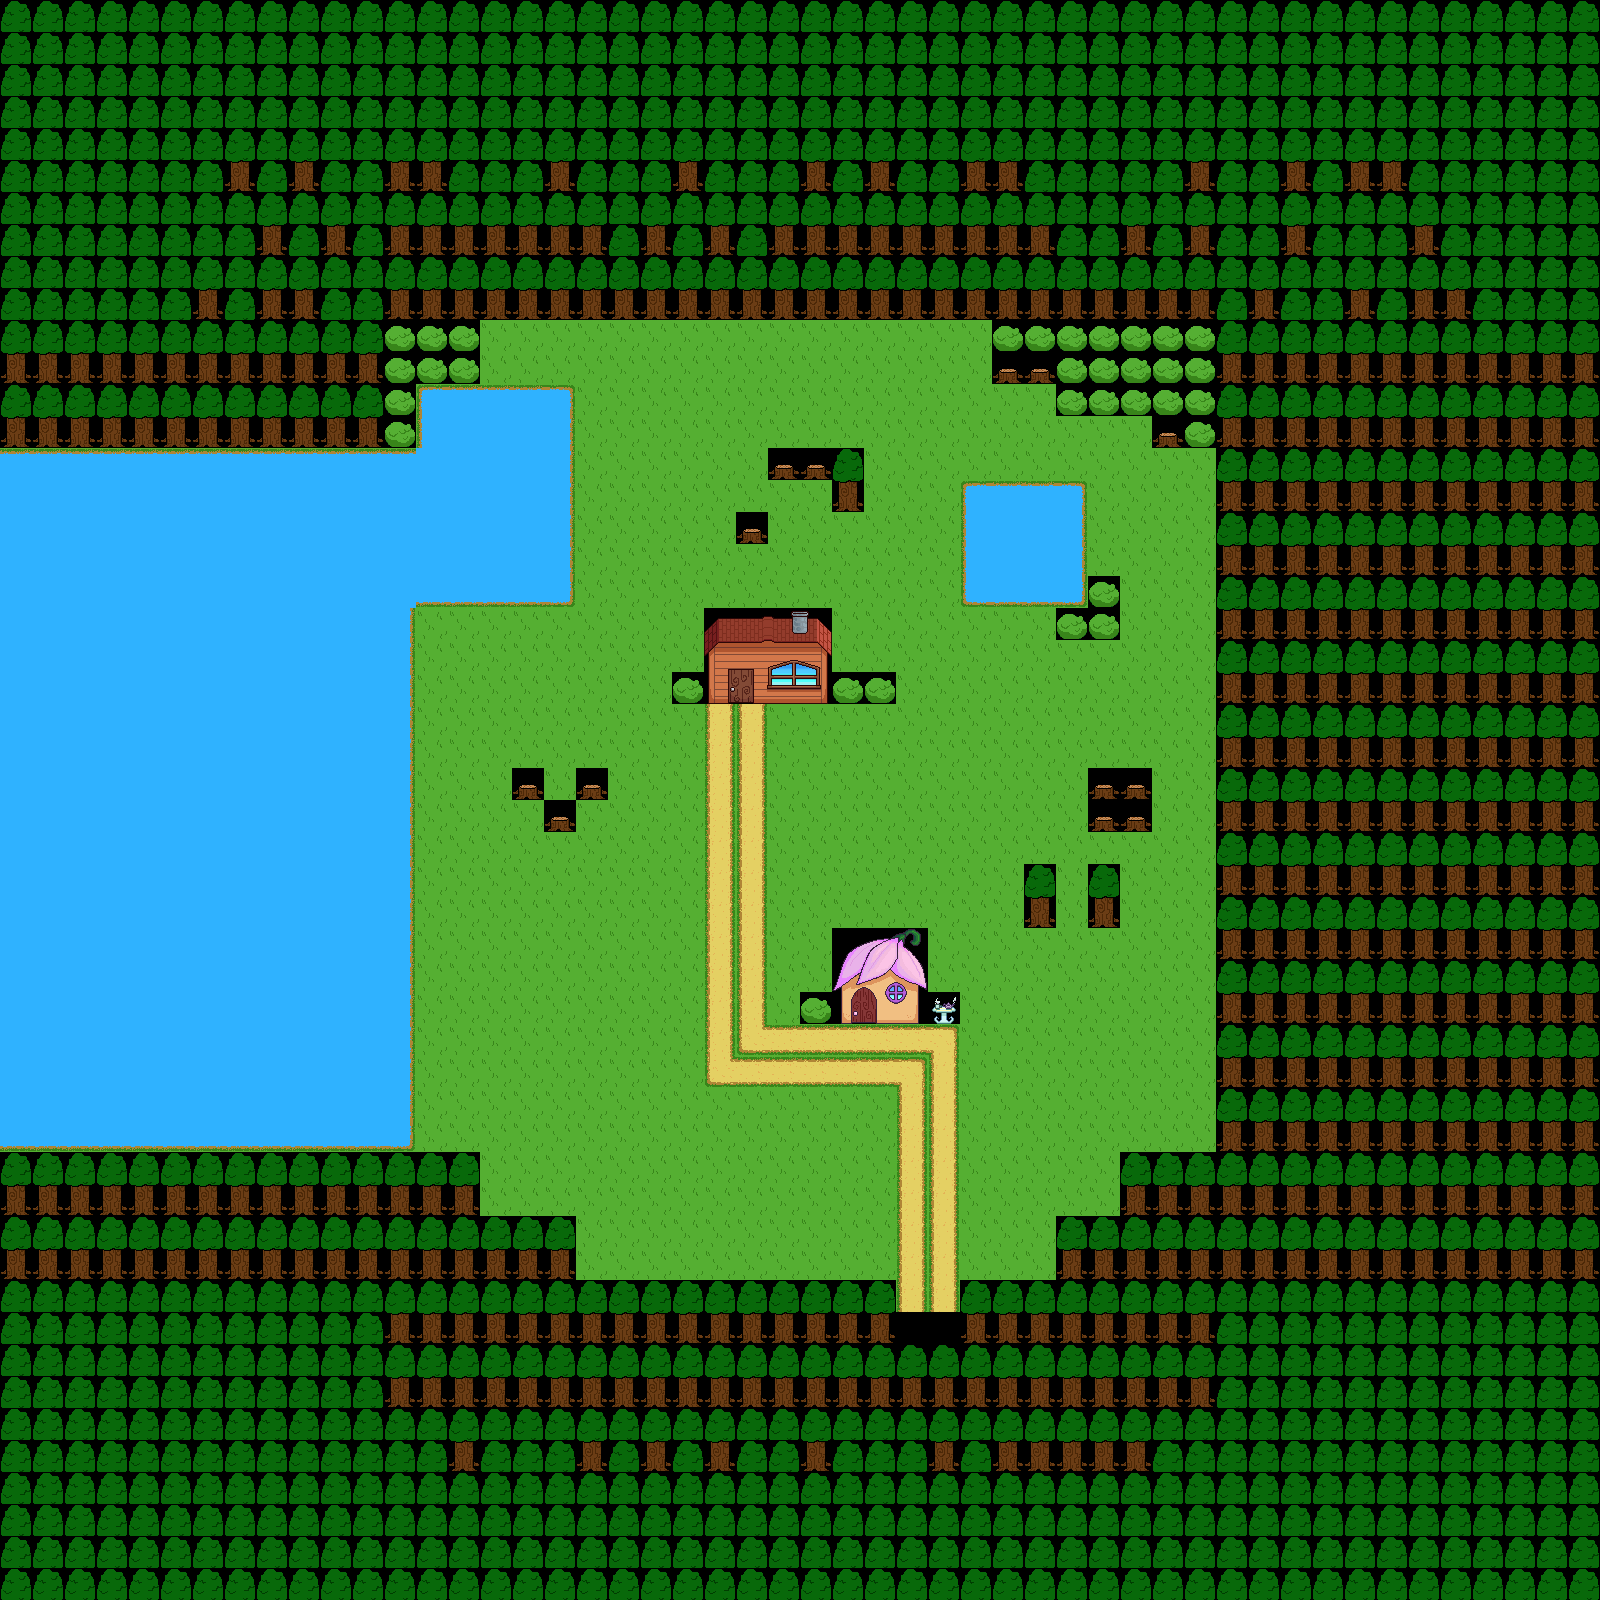

Tiled map render using the project's own tile images. Description and the whole map definition, tile-layer contents included, below:
An orthogonal 50x50 tile map with 32x32 px tiles, 1 tile layer (Tile Layer 1).

<map version="1.10" tiledversion="1.11.2" orientation="orthogonal" renderorder="right-down" width="50" height="50" tilewidth="32" tileheight="32" infinite="0" nextlayerid="2" nextobjectid="1">
 <editorsettings>
  <export target="maptestmaybe" format="csv" />
 </editorsettings>
 <tileset firstgid="1" source="maybetest.tsx" />
 <layer id="1" name="Tile Layer 1" width="50" height="50">
  <data encoding="csv">
52,52,52,52,52,52,52,52,52,52,52,52,52,52,52,52,52,52,52,52,52,52,52,52,52,52,52,52,52,52,52,52,52,52,52,52,52,52,52,52,52,52,52,52,52,52,52,52,52,52,
52,52,52,52,52,52,52,52,52,52,52,52,52,52,52,52,52,52,52,52,52,52,52,52,52,52,52,52,52,52,52,52,52,52,52,52,52,52,52,52,52,52,52,52,52,52,52,52,52,52,
52,52,52,52,52,52,52,52,52,52,52,52,52,52,52,52,52,52,52,52,52,52,52,52,52,52,52,52,52,52,52,52,52,52,52,52,52,52,52,52,52,52,52,52,52,52,52,52,52,52,
52,52,52,52,52,52,52,52,52,52,52,52,52,52,52,52,52,52,52,52,52,52,52,52,52,52,52,52,52,52,52,52,52,52,52,52,52,52,52,52,52,52,52,52,52,52,52,52,52,52,
52,52,52,52,52,52,52,52,52,52,52,52,52,52,52,52,52,52,52,52,52,52,52,52,52,52,52,52,52,52,52,52,52,52,52,52,52,52,52,52,52,52,52,52,52,52,52,52,52,52,
52,52,52,52,52,52,52,26,52,26,52,52,26,26,52,52,52,26,52,52,52,26,52,52,52,26,52,26,52,52,26,26,52,52,52,52,52,26,52,52,26,52,26,26,52,52,52,52,52,52,
52,52,52,52,52,52,52,52,52,52,52,52,52,52,52,52,52,52,52,52,52,52,52,52,52,52,52,52,52,52,52,52,52,52,52,52,52,52,52,52,52,52,52,52,52,52,52,52,52,52,
52,52,52,52,52,52,52,52,26,52,26,52,26,26,26,26,26,26,26,52,26,52,26,52,26,26,26,26,26,26,26,26,26,52,52,26,52,26,52,52,26,52,52,52,26,52,52,52,52,52,
52,52,52,52,52,52,52,52,52,52,52,52,52,52,52,52,52,52,52,52,52,52,52,52,52,52,52,52,52,52,52,52,52,52,52,52,52,52,52,52,52,52,52,52,52,52,52,52,52,52,
52,52,52,52,52,52,26,52,26,26,52,52,26,26,26,26,26,26,26,26,26,26,26,26,26,26,26,26,26,26,26,26,26,26,26,26,26,26,52,26,52,52,26,52,26,26,52,52,52,52,
52,52,52,52,52,52,52,52,52,52,52,52,50,50,50,11,11,11,11,11,11,11,11,11,11,11,11,11,11,11,11,50,50,50,50,50,50,50,52,52,52,52,52,52,52,52,52,52,52,52,
26,26,26,26,26,26,26,26,26,26,26,26,50,50,50,11,11,11,11,11,11,11,11,11,11,11,11,11,11,11,11,25,25,50,50,50,50,50,26,26,26,26,26,26,26,26,26,26,26,26,
52,52,52,52,52,52,52,52,52,52,52,52,50,18,12,12,12,19,11,11,11,11,11,11,11,11,11,11,11,11,11,11,11,50,50,50,50,50,52,52,52,52,52,52,52,52,52,52,52,52,
26,26,26,26,26,26,26,26,26,26,26,26,50,14,24,24,24,15,11,11,11,11,11,11,11,11,11,11,11,11,11,11,11,11,11,11,25,50,26,26,26,26,26,26,26,26,26,26,26,26,
12,12,12,12,12,12,12,12,12,12,12,12,12,24,24,24,24,15,11,11,11,11,11,11,25,25,52,11,11,11,11,11,11,11,11,11,11,11,52,52,52,52,52,52,52,52,52,52,52,52,
24,24,24,24,24,24,24,24,24,24,24,24,24,24,24,24,24,15,11,11,11,11,11,11,11,11,26,11,11,11,18,12,12,19,11,11,11,11,26,26,26,26,26,26,26,26,26,26,26,26,
24,24,24,24,24,24,24,24,24,24,24,24,24,24,24,24,24,15,11,11,11,11,11,25,11,11,11,11,11,11,14,24,24,15,11,11,11,11,52,52,52,52,52,52,52,52,52,52,52,52,
24,24,24,24,24,24,24,24,24,24,24,24,24,24,24,24,24,15,11,11,11,11,11,11,11,11,11,11,11,11,14,24,24,15,11,11,11,11,26,26,26,26,26,26,26,26,26,26,26,26,
24,24,24,24,24,24,24,24,24,24,24,24,24,13,13,13,13,17,11,11,11,11,11,11,11,11,11,11,11,11,16,13,13,17,50,11,11,11,52,52,52,52,52,52,52,52,52,52,52,52,
24,24,24,24,24,24,24,24,24,24,24,24,15,11,11,11,11,11,11,11,11,11,28,29,30,31,11,11,11,11,11,11,11,50,50,11,11,11,26,26,26,26,26,26,26,26,26,26,26,26,
24,24,24,24,24,24,24,24,24,24,24,24,15,11,11,11,11,11,11,11,11,11,32,33,34,35,11,11,11,11,11,11,11,11,11,11,11,11,52,52,52,52,52,52,52,52,52,52,52,52,
24,24,24,24,24,24,24,24,24,24,24,24,15,11,11,11,11,11,11,11,11,50,36,37,38,39,50,50,11,11,11,11,11,11,11,11,11,11,26,26,26,26,26,26,26,26,26,26,26,26,
24,24,24,24,24,24,24,24,24,24,24,24,15,11,11,11,11,11,11,11,11,11,2,2,11,11,11,11,11,11,11,11,11,11,11,11,11,11,52,52,52,52,52,52,52,52,52,52,52,52,
24,24,24,24,24,24,24,24,24,24,24,24,15,11,11,11,11,11,11,11,11,11,2,2,11,11,11,11,11,11,11,11,11,11,11,11,11,11,26,26,26,26,26,26,26,26,26,26,26,26,
24,24,24,24,24,24,24,24,24,24,24,24,15,11,11,11,25,11,25,11,11,11,2,2,11,11,11,11,11,11,11,11,11,11,25,25,11,11,52,52,52,52,52,52,52,52,52,52,52,52,
24,24,24,24,24,24,24,24,24,24,24,24,15,11,11,11,11,25,11,11,11,11,2,2,11,11,11,11,11,11,11,11,11,11,25,25,11,11,26,26,26,26,26,26,26,26,26,26,26,26,
24,24,24,24,24,24,24,24,24,24,24,24,15,11,11,11,11,11,11,11,11,11,2,2,11,11,11,11,11,11,11,11,11,11,11,11,11,11,52,52,52,52,52,52,52,52,52,52,52,52,
24,24,24,24,24,24,24,24,24,24,24,24,15,11,11,11,11,11,11,11,11,11,2,2,11,11,11,11,11,11,11,11,52,11,52,11,11,11,26,26,26,26,26,26,26,26,26,26,26,26,
24,24,24,24,24,24,24,24,24,24,24,24,15,11,11,11,11,11,11,11,11,11,2,2,11,11,11,11,11,11,11,11,26,11,26,11,11,11,52,52,52,52,52,52,52,52,52,52,52,52,
24,24,24,24,24,24,24,24,24,24,24,24,15,11,11,11,11,11,11,11,11,11,2,2,11,11,40,41,42,11,11,11,11,11,11,11,11,11,26,26,26,26,26,26,26,26,26,26,26,26,
24,24,24,24,24,24,24,24,24,24,24,24,15,11,11,11,11,11,11,11,11,11,2,2,11,11,43,44,45,11,11,11,11,11,11,11,11,11,52,52,52,52,52,52,52,52,52,52,52,52,
24,24,24,24,24,24,24,24,24,24,24,24,15,11,11,11,11,11,11,11,11,11,2,2,11,50,46,47,48,49,11,11,11,11,11,11,11,11,26,26,26,26,26,26,26,26,26,26,26,26,
24,24,24,24,24,24,24,24,24,24,24,24,15,11,11,11,11,11,11,11,11,11,2,6,1,1,1,1,1,3,11,11,11,11,11,11,11,11,52,52,52,52,52,52,52,52,52,52,52,52,
24,24,24,24,24,24,24,24,24,24,24,24,15,11,11,11,11,11,11,11,11,11,6,1,1,1,1,1,3,2,11,11,11,11,11,11,11,11,26,26,26,26,26,26,26,26,26,26,26,26,
24,24,24,24,24,24,24,24,24,24,24,24,15,11,11,11,11,11,11,11,11,11,11,11,11,11,11,11,2,2,11,11,11,11,11,11,11,11,52,52,52,52,52,52,52,52,52,52,52,52,
13,13,13,13,13,13,13,13,13,13,13,13,17,11,11,11,11,11,11,11,11,11,11,11,11,11,11,11,2,2,11,11,11,11,11,11,11,11,26,26,26,26,26,26,26,26,26,26,26,26,
52,52,52,52,52,52,52,52,52,52,52,52,52,52,52,11,11,11,11,11,11,11,11,11,11,11,11,11,2,2,11,11,11,11,11,52,52,52,52,52,52,52,52,52,52,52,52,52,52,52,
26,26,26,26,26,26,26,26,26,26,26,26,26,26,26,11,11,11,11,11,11,11,11,11,11,11,11,11,2,2,11,11,11,11,11,26,26,26,26,26,26,26,26,26,26,26,26,26,26,26,
52,52,52,52,52,52,52,52,52,52,52,52,52,52,52,52,52,52,11,11,11,11,11,11,11,11,11,11,2,2,11,11,11,52,52,52,52,52,52,52,52,52,52,52,52,52,52,52,52,52,
26,26,26,26,26,26,26,26,26,26,26,26,26,26,26,26,26,26,11,11,11,11,11,11,11,11,11,11,2,2,11,11,11,26,26,26,26,26,26,26,26,26,26,26,26,26,26,26,26,26,
52,52,52,52,52,52,52,52,52,52,52,52,52,52,52,52,52,52,52,52,52,52,52,52,52,52,52,52,2,2,52,52,52,52,52,52,52,52,52,52,52,52,52,52,52,52,52,52,52,52,
52,52,52,52,52,52,52,52,52,52,52,52,26,26,26,26,26,26,26,26,26,26,26,26,26,26,26,26,51,51,26,26,26,26,26,26,26,26,52,52,52,52,52,52,52,52,52,52,52,52,
52,52,52,52,52,52,52,52,52,52,52,52,52,52,52,52,52,52,52,52,52,52,52,52,52,52,52,52,52,52,52,52,52,52,52,52,52,52,52,52,52,52,52,52,52,52,52,52,52,52,
52,52,52,52,52,52,52,52,52,52,52,52,26,26,26,26,26,26,26,26,26,26,26,26,26,26,26,26,26,26,26,26,26,26,26,26,26,26,52,52,52,52,52,52,52,52,52,52,52,52,
52,52,52,52,52,52,52,52,52,52,52,52,52,52,52,52,52,52,52,52,52,52,52,52,52,52,52,52,52,52,52,52,52,52,52,52,52,52,52,52,52,52,52,52,52,52,52,52,52,52,
52,52,52,52,52,52,52,52,52,52,52,52,52,52,26,52,52,52,26,52,26,52,26,52,52,26,52,52,52,26,52,26,26,26,26,26,52,52,52,52,52,52,52,52,52,52,52,52,52,52,
52,52,52,52,52,52,52,52,52,52,52,52,52,52,52,52,52,52,52,52,52,52,52,52,52,52,52,52,52,52,52,52,52,52,52,52,52,52,52,52,52,52,52,52,52,52,52,52,52,52,
52,52,52,52,52,52,52,52,52,52,52,52,52,52,52,52,52,52,52,52,52,52,52,52,52,52,52,52,52,52,52,52,52,52,52,52,52,52,52,52,52,52,52,52,52,52,52,52,52,52,
52,52,52,52,52,52,52,52,52,52,52,52,52,52,52,52,52,52,52,52,52,52,52,52,52,52,52,52,52,52,52,52,52,52,52,52,52,52,52,52,52,52,52,52,52,52,52,52,52,52,
52,52,52,52,52,52,52,52,52,52,52,52,52,52,52,52,52,52,52,52,52,52,52,52,52,52,52,52,52,52,52,52,52,52,52,52,52,52,52,52,52,52,52,52,52,52,52,52,52,52
</data>
 </layer>
</map>
